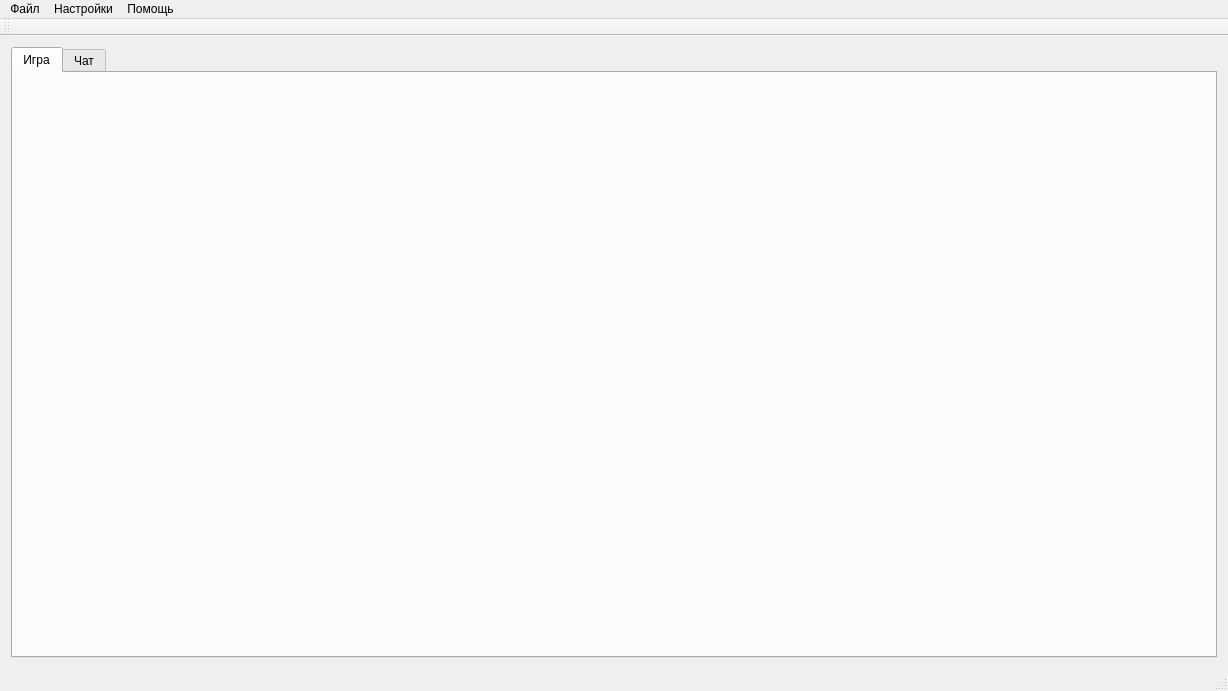
<?xml version="1.0" encoding="UTF-8"?>
<ui version="4.0">
 <class>SeaBattle</class>
 <widget class="QMainWindow" name="SeaBattle">
  <property name="geometry">
   <rect>
    <x>0</x>
    <y>0</y>
    <width>1228</width>
    <height>691</height>
   </rect>
  </property>
  <property name="windowTitle">
   <string>Игра &quot;Морской Бой&quot;</string>
  </property>
  <property name="windowIcon">
   <iconset resource="resources.qrc">
    <normaloff>:/images/navy.png</normaloff>:/images/navy.png</iconset>
  </property>
  <property name="statusTip">
   <string/>
  </property>
  <property name="styleSheet">
   <string notr="true"/>
  </property>
  <widget class="QWidget" name="centralWidget">
   <layout class="QGridLayout" name="gridLayout_5">
    <item row="0" column="0">
     <widget class="QTabWidget" name="tabWidget">
      <property name="currentIndex">
       <number>0</number>
      </property>
      <widget class="QWidget" name="tab_3">
       <attribute name="title">
        <string>Игра</string>
       </attribute>
       <layout class="QGridLayout" name="gridLayout">
        <item row="0" column="0">
         <widget class="NavyPainter" name="wdg" native="true">
          <property name="minimumSize">
           <size>
            <width>670</width>
            <height>440</height>
           </size>
          </property>
          <property name="maximumSize">
           <size>
            <width>670</width>
            <height>440</height>
           </size>
          </property>
         </widget>
        </item>
       </layout>
      </widget>
      <widget class="QWidget" name="tab_2">
       <attribute name="title">
        <string>Чат</string>
       </attribute>
       <layout class="QGridLayout" name="gridLayout_4">
        <item row="0" column="0">
         <layout class="QGridLayout" name="gridLayout_3">
          <item row="0" column="0" colspan="2">
           <widget class="QPlainTextEdit" name="txt">
            <property name="readOnly">
             <bool>true</bool>
            </property>
           </widget>
          </item>
          <item row="1" column="0">
           <widget class="QLineEdit" name="txtMes"/>
          </item>
          <item row="1" column="1">
           <widget class="QPushButton" name="btnSend">
            <property name="text">
             <string>Отправить</string>
            </property>
           </widget>
          </item>
         </layout>
        </item>
       </layout>
      </widget>
     </widget>
    </item>
   </layout>
  </widget>
  <widget class="QMenuBar" name="menuBar">
   <property name="geometry">
    <rect>
     <x>0</x>
     <y>0</y>
     <width>1228</width>
     <height>21</height>
    </rect>
   </property>
   <widget class="QMenu" name="menu">
    <property name="title">
     <string>Файл</string>
    </property>
    <addaction name="mact_connect"/>
    <addaction name="mact_start"/>
    <addaction name="mact_listusers"/>
    <addaction name="separator"/>
    <addaction name="mact_exit"/>
   </widget>
   <widget class="QMenu" name="menu_2">
    <property name="title">
     <string>Настройки</string>
    </property>
    <widget class="QMenu" name="menu_4">
     <property name="title">
      <string>Место боя</string>
     </property>
     <addaction name="actScene1"/>
     <addaction name="actScene2"/>
     <addaction name="actScene3"/>
    </widget>
    <addaction name="menu_4"/>
   </widget>
   <widget class="QMenu" name="menu_3">
    <property name="title">
     <string>Помощь</string>
    </property>
    <addaction name="mact_about"/>
   </widget>
   <addaction name="menu"/>
   <addaction name="menu_2"/>
   <addaction name="menu_3"/>
  </widget>
  <widget class="QToolBar" name="mainToolBar">
   <property name="iconSize">
    <size>
     <width>48</width>
     <height>48</height>
    </size>
   </property>
   <attribute name="toolBarArea">
    <enum>TopToolBarArea</enum>
   </attribute>
   <attribute name="toolBarBreak">
    <bool>false</bool>
   </attribute>
  </widget>
  <widget class="QStatusBar" name="statusBar"/>
  <action name="mact_connect">
   <property name="icon">
    <iconset resource="resources.qrc">
     <normaloff>:/images/connect.png</normaloff>:/images/connect.png</iconset>
   </property>
   <property name="text">
    <string>Соединиться с сервером</string>
   </property>
   <property name="toolTip">
    <string>Соединиться с сервером для начала игры</string>
   </property>
   <property name="statusTip">
    <string>Соединиться с игровым сервером</string>
   </property>
   <property name="iconVisibleInMenu">
    <bool>true</bool>
   </property>
  </action>
  <action name="mact_buildnavy">
   <property name="text">
    <string>Расставить корабли</string>
   </property>
   <property name="toolTip">
    <string>Расставить корабли </string>
   </property>
   <property name="statusTip">
    <string>Расставить корабли по местам</string>
   </property>
  </action>
  <action name="mact_start">
   <property name="icon">
    <iconset resource="resources.qrc">
     <normaloff>:/images/accept.png</normaloff>:/images/accept.png</iconset>
   </property>
   <property name="text">
    <string>Начать игру</string>
   </property>
   <property name="statusTip">
    <string>Начать игру в Морской Бой</string>
   </property>
   <property name="iconVisibleInMenu">
    <bool>true</bool>
   </property>
  </action>
  <action name="mact_listusers">
   <property name="icon">
    <iconset resource="resources.qrc">
     <normaloff>:/images/users.png</normaloff>:/images/users.png</iconset>
   </property>
   <property name="text">
    <string>Просмотреть игроков</string>
   </property>
   <property name="toolTip">
    <string>Просмотреть игроков, доступных для игры.</string>
   </property>
   <property name="statusTip">
    <string>Просмотреть игроков, доступных для игры.</string>
   </property>
   <property name="iconVisibleInMenu">
    <bool>true</bool>
   </property>
  </action>
  <action name="mact_exit">
   <property name="icon">
    <iconset resource="resources.qrc">
     <normaloff>:/images/close.png</normaloff>:/images/close.png</iconset>
   </property>
   <property name="text">
    <string>Выход</string>
   </property>
   <property name="statusTip">
    <string>Выход из программ &quot;Морской Бой&quot;</string>
   </property>
   <property name="shortcut">
    <string>Ctrl+X</string>
   </property>
   <property name="iconVisibleInMenu">
    <bool>true</bool>
   </property>
  </action>
  <action name="mact_about">
   <property name="icon">
    <iconset resource="resources.qrc">
     <normaloff>:/images/navy.png</normaloff>:/images/navy.png</iconset>
   </property>
   <property name="text">
    <string>О программе</string>
   </property>
   <property name="iconVisibleInMenu">
    <bool>true</bool>
   </property>
  </action>
  <action name="actScene1">
   <property name="text">
    <string>Сцена №1</string>
   </property>
  </action>
  <action name="actScene2">
   <property name="text">
    <string>Сцена №2</string>
   </property>
  </action>
  <action name="actScene3">
   <property name="text">
    <string>Сцена №3</string>
   </property>
  </action>
 </widget>
 <layoutdefault spacing="6" margin="11"/>
 <customwidgets>
  <customwidget>
   <class>NavyPainter</class>
   <extends>QWidget</extends>
   <header>navypainter.h</header>
   <container>1</container>
  </customwidget>
 </customwidgets>
 <resources>
  <include location="resources.qrc"/>
 </resources>
 <connections/>
</ui>
